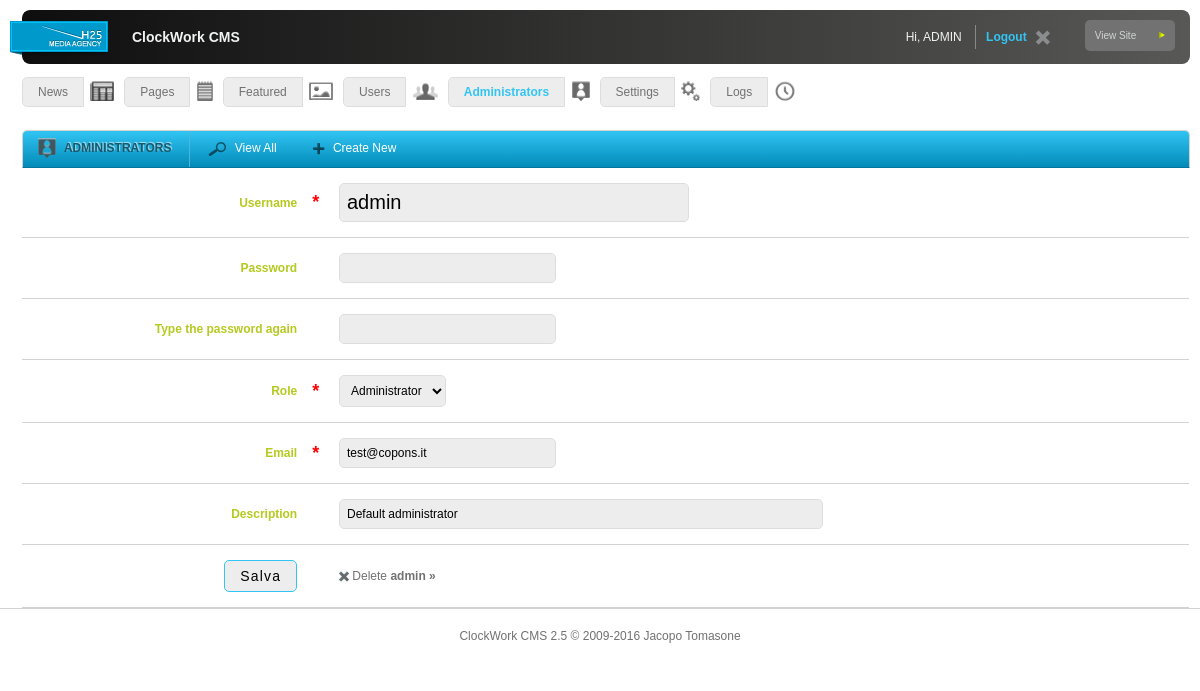
Screenshot of /admin/admin.php?action=edit&ID=1 (signed in) with the database file from the repository.
### tables this page shows
CREATE TABLE IF NOT EXISTS `cw_admin` (
`id` tinyint(3) unsigned NOT NULL,
  `username` varchar(255) NOT NULL,
  `password` varchar(255) NOT NULL,
  `role` varchar(255) NOT NULL,
  `email` varchar(255) NOT NULL,
  `description` varchar(255) NOT NULL,
  `date_modified` datetime NOT NULL,
  `editor` tinyint(3) NOT NULL
);

### admin/include/page.inc.php (called while the page is built, shortened)
<?php
require("sections/header.php");
require("sections/menu.php");
require("sections/content.php");
require("sections/footer.php");
?>

### admin/admin.php (called while the page is built, shortened)
<?php
require("include/page.inc.php");
?>

### admin/functions/strings.php (called while the page is built, shortened)
<?php
function outputString ($string) {
	if ($string == NULL)
		return '';
	return stripslashes($string);
}
?>

### admin/functions/editTable.php (the view, shortened to what this page needs)
<?php
function editHeader ($page, $title, $rowId, $name) {
	?>
<form enctype="multipart/form-data" method="post" action="pages/<?php echo $page; ?>/update.php?ID=<?php echo $rowId; ?>">
<div class="content-container">
<table class="edit">
	<?php
}
function editFooter () {
	?>
</table>
</div>
</form>
	<?php
}
function editInput ($name, $title, $content, $description, $required, $type, $size, $maxlength, $isTitle = FALSE) {
	if ($required != '') $required = '*';
	if ($maxlength != '') $maxlength = 'maxlength="' . $maxlength . '"';
	else $maxlength = 'maxlength="255"';
	if ($isTitle) $class = 'class="editTitle"';
	else $class = '';
	?>
<tr>
	<td class="name"><?php echo $title . $description; ?></td>
	<td class="required"><?php echo $required; ?></td>
	<td><input <?php echo $class; ?>
				id="<?php echo $name; ?>"
				name="<?php echo $name; ?>"
				type="<?php echo $type; ?>"
				size="<?php echo $size; ?>"
				<?php echo $maxlength; ?>
				value="<?php echo outputString($content); ?>"
	/></td>
</tr>
	<?php
}
	?>
	<?php
function editSelect ($name, $title, $content, $description, $required, $arrayOptions, $ajax = '') {
	if ($required != '') $required = '*';
	?>
<tr>
	<td class="name"><?php echo $title . $description; ?></td>
	<td class="required"><?php echo $required; ?></td>
	<td><select id="<?php echo $name; ?>" name="<?php echo $name; ?>"<?php echo $ajax; ?>><option value=""></option>
		<?php
			foreach ($arrayOptions as $key => $value) :
				echo '<option value="' . $key . '"';
				if (outputString($content) == $key) echo ' selected="selected"';
				echo '>' . $value . '</option>';
			endforeach;
		?>
	</select></td>
</tr>
	<?php
}
	?>
	<?php
function editSave ($page, $rowId, $name, $minLevel = '') {
	?>
<tr>
	<td class="name submit"><input id="save" name="save" type="submit" value="Salva" /></td>
	<td class="required"></td>
	<td><?php if($page != 'config' && checkLevel($minLevel, 'item')) : ?>
		<span class="delete"><a<?php  ?> href="#delete-<?php echo $rowId; ?>">
			<img class="imgDelete" src="images/delete-inactive.png" title="Elimina" alt="Elimina" /> Delete <strong><?php echo outputString($name); ?> &raquo;</strong>
		</a></span>
	<?php endif; ?></td>
</tr>
	<?php
}
	?>

### admin/style/cw3.css (style rules this page uses)
body { color: #727172; font-family: Helvetica, Arial, sans-serif; font-size: 12px; padding: 10px; }
.edit { background-color: #fff; border-collapse: collapse; margin: 0; width: 99.9%; }
.edit td { border-bottom: 1px solid #d2d3d5; padding: 15px; vertical-align: middle; }
.edit td a { color: #727172; text-decoration: none; }
.edit td a img { vertical-align: middle; }
.edit .name { color: #b5c91f; font-weight: bold; text-align: right; }
.edit .required { color: red; font-size: 18px; font-weight: bold; padding: 0px; }
.edit input, .edit select, .edit #send { color: #727172; font-family: Helvetica, Arial, sans-serif; font-size: 12px; background-color: #ededed; border: 1px solid #dddddd; -webkit-border-radius: 5px; -moz-border-radius: 5px; border-radius: 5px; -webkit-background-clip: padding-box; -moz-background-clip: padding; background-clip: padding-box; color: #000; padding: 7px; }
.edit #save, .edit #send { border: 1px solid #32c5f4; font-size: 14px; letter-spacing: 1.2px; padding: 7px 15px; }
.edit .editTitle { font-size: 20px; }

### rows the page displays
cw_admin: username "admin", role "Administrator", email "test@copons.it", description "Default administrator"

### other values shown
outputString($config['name']) "ClockWork CMS"
$_COOKIE['username'] "ADMIN"
$pageArray[$page] "News Pages Featured Users Administrators Settings Logs"
$pageArray[$page] "ADMINISTRATORS"
$title "Username Password Type the password again Email Description"
$required "* *"
$title "Role"
$required "*"
outputString($name) "admin"
$cms['name'] "ClockWork CMS"
$cms['version'] "2.5"
$cms['year'] "2009-2016"
$cms['copyright'] "Jacopo Tomasone"
